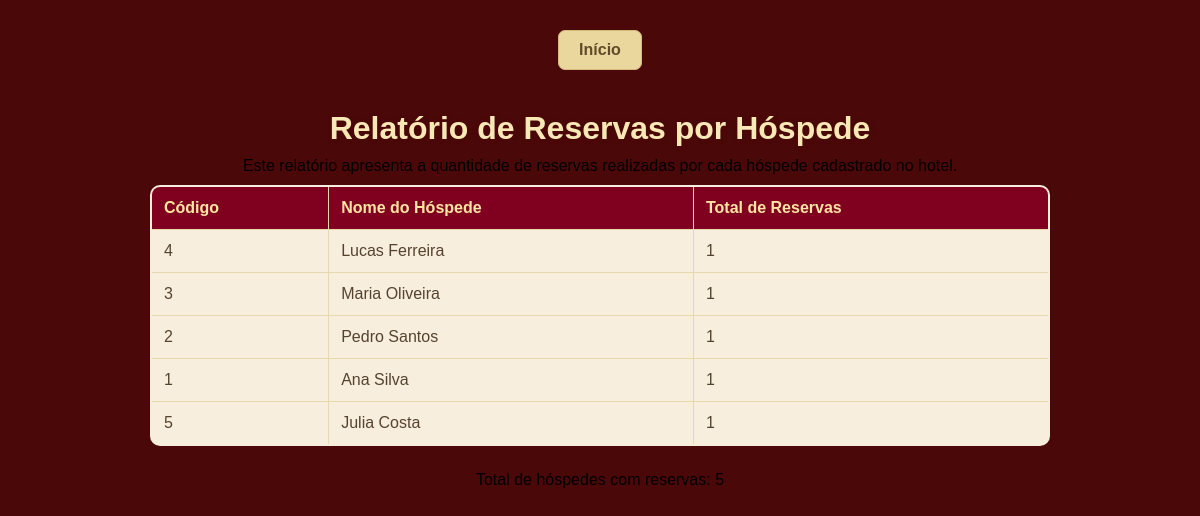
Screenshot of /Relatório/reservas_por_hospede.php with the database file from the repository.
### tables this page shows
CREATE TABLE tbHospedes (
    codigo_hospede INT AUTO_INCREMENT,
    nome_hospede VARCHAR(50) NOT NULL,
    cpf_hospede VARCHAR(14) NOT NULL,
    telefone_hospede VARCHAR(15),
    cidade_hospede VARCHAR(30),
    CONSTRAINT pk_hospedes PRIMARY KEY(codigo_hospede)
);

### Relatório/reservas_por_hospede.php (the view, shortened to what this page needs)
<?php
    require_once '../conexao.php';
    $sql = $pdo->prepare('SELECT tbHospedes.codigo_hospede, tbHospedes.nome_hospede, COUNT(tbReservas.codigo_reserva) AS total_reservas
                          FROM tbHospedes INNER JOIN tbReservas ON tbHospedes.codigo_hospede = tbReservas.hospede_codigo
                          GROUP BY tbHospedes.codigo_hospede, tbHospedes.nome_hospede
                          ORDER BY total_reservas DESC');
    $sql->execute();
    $reservas = $sql->fetchAll();
?>
<!DOCTYPE html>
<html lang="pt-br">
<head>
    <link rel="stylesheet" href="../style.css">
</head>
<body>
    <p><a class="btn btn-inicio" href="../index.php">Início</a></p>
    <h1>Relatório de Reservas por Hóspede</h1>
    <p>Este relatório apresenta a quantidade de reservas realizadas por cada hóspede cadastrado no hotel.</p>
    <table border="1">
        <tr>
            <th>Código</th>
            <th>Nome do Hóspede</th>
            <th>Total de Reservas</th>
        </tr>
        <?php foreach ($reservas as $reserva): ?>
            <tr>
                <td><?= htmlspecialchars($reserva['codigo_hospede']) ?></td>
                <td><?= htmlspecialchars($reserva['nome_hospede']) ?></td>
                <td><?= htmlspecialchars($reserva['total_reservas']) ?></td>
            </tr>
        <?php endforeach; ?>
    </table>
    <p>Total de hóspedes com reservas: <?= count($reservas)?></p>
</body>
</html>

### style.css (style rules this page uses)
body { font-family: Arial, sans-serif; margin: 30px; background-color: #4b0808; background-image: url("FundoNatal.png"); background-size: cover; background-position: center; background-repeat: no-repeat; background-attachment: fixed; color: #55432e; text-align: center; }
h1 { color: #f8e8b5; margin-top: 20px; padding-top: 20px; margin-bottom: 10px; text-shadow: 1px 1px 4px #4b0808; }
table { border-collapse: collapse; width: 100%; max-width: 900px; margin: 5px auto 25px; background-color: rgba(255, 248, 230, 0.96); border: 2px solid #e8d9ad; border-radius: 10px; overflow: hidden; }
th, td { border: 1px solid #e8d9ad; padding: 12px; text-align: left; }
th { background-color: #800020; color: #ffe6a3; }
td { color: #55432e; }
.btn { padding: 10px 20px; border: none; border-radius: 7px; cursor: pointer; font-size: 16px; text-decoration: none; display: inline-block; transition: 0.3s; font-weight: bold; }
.btn-inicio, .btn-novo { background-color: #e9d79e; color: #614c29; border: 1px solid #d2bb7c; }
p { text-align: center; margin: 10px 0; font-size: 16px; color: #000000; }

### rows the page displays
tbhospedes: codigo_hospede "4", nome_hospede "Lucas Ferreira", total_reservas "1"
tbhospedes: codigo_hospede "3", nome_hospede "Maria Oliveira", total_reservas "1"
tbhospedes: codigo_hospede "2", nome_hospede "Pedro Santos", total_reservas "1"
tbhospedes: codigo_hospede "1", nome_hospede "Ana Silva", total_reservas "1"
tbhospedes: codigo_hospede "5", nome_hospede "Julia Costa", total_reservas "1"

### other values shown
count($reservas) "5"
